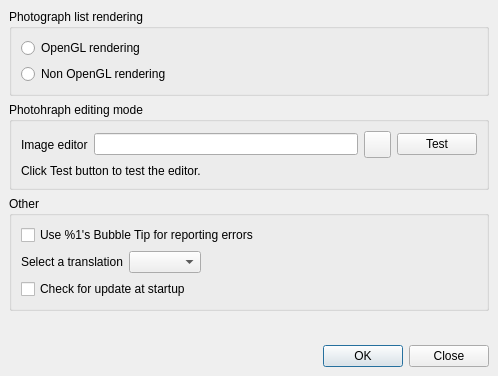
<ui version="4.0" >
 <class>Configuration</class>
 <widget class="QDialog" name="Configuration" >
  <property name="geometry" >
   <rect>
    <x>0</x>
    <y>0</y>
    <width>498</width>
    <height>376</height>
   </rect>
  </property>
  <property name="windowTitle" >
   <string>Configuration</string>
  </property>
  <layout class="QGridLayout" >
   <property name="margin" >
    <number>9</number>
   </property>
   <property name="spacing" >
    <number>6</number>
   </property>
   <item row="0" column="0" >
    <widget class="QGroupBox" name="groupBox" >
     <property name="title" >
      <string>Photograph list rendering</string>
     </property>
     <layout class="QGridLayout" >
      <property name="margin" >
       <number>9</number>
      </property>
      <property name="spacing" >
       <number>6</number>
      </property>
      <item row="0" column="0" >
       <widget class="QRadioButton" name="glRadio" >
        <property name="text" >
         <string>OpenGL rendering</string>
        </property>
       </widget>
      </item>
      <item row="1" column="0" >
       <widget class="QRadioButton" name="nonGlRadio" >
        <property name="text" >
         <string>Non OpenGL rendering</string>
        </property>
       </widget>
      </item>
     </layout>
    </widget>
   </item>
   <item row="1" column="0" >
    <widget class="QGroupBox" name="groupBox_2" >
     <property name="title" >
      <string>Photohraph editing mode</string>
     </property>
     <layout class="QGridLayout" >
      <property name="margin" >
       <number>9</number>
      </property>
      <property name="spacing" >
       <number>6</number>
      </property>
      <item row="0" column="3" >
       <widget class="QPushButton" name="testButton" >
        <property name="text" >
         <string>Test</string>
        </property>
       </widget>
      </item>
      <item row="0" column="2" >
       <widget class="QPushButton" name="browseButton" >
        <property name="minimumSize" >
         <size>
          <width>27</width>
          <height>27</height>
         </size>
        </property>
        <property name="maximumSize" >
         <size>
          <width>27</width>
          <height>27</height>
         </size>
        </property>
        <property name="text" >
         <string/>
        </property>
        <property name="icon" >
         <iconset resource="../images.qrc" >:/images/findimageeditor.png</iconset>
        </property>
        <property name="iconSize" >
         <size>
          <width>16</width>
          <height>16</height>
         </size>
        </property>
       </widget>
      </item>
      <item row="0" column="0" >
       <widget class="QLabel" name="label" >
        <property name="text" >
         <string>Image editor</string>
        </property>
        <property name="buddy" >
         <cstring>imageEditorEdit</cstring>
        </property>
       </widget>
      </item>
      <item row="1" column="0" colspan="4" >
       <widget class="QLabel" name="testLabel" >
        <property name="text" >
         <string>Click Test button to test the editor.</string>
        </property>
       </widget>
      </item>
      <item row="0" column="1" >
       <widget class="GWidgets::LineEdit" name="imageEditorEdit" >
        <property name="toolTip" >
         <string>File path to the image editor.</string>
        </property>
        <property name="whatsThis" >
         <string>&lt;html>&lt;head>&lt;meta name="qrichtext" content="1" />&lt;style type="text/css">
p, li { white-space: pre-wrap; }
&lt;/style>&lt;/head>&lt;body style=" font-family:'Sans Serif'; font-size:9pt; font-weight:400; font-style:normal; text-decoration:none;">
&lt;p style=" margin-top:0px; margin-bottom:0px; margin-left:0px; margin-right:0px; -qt-block-indent:0; text-indent:0px;">Here you specify the file editor executable with it's path. If left blank, &lt;span style=" text-decoration: underline;">no&lt;/span> editor will be used!&lt;/p>&lt;/body>&lt;/html></string>
        </property>
       </widget>
      </item>
     </layout>
    </widget>
   </item>
   <item row="5" column="0" >
    <widget class="QDialogButtonBox" name="buttonBox" >
     <property name="orientation" >
      <enum>Qt::Horizontal</enum>
     </property>
     <property name="standardButtons" >
      <set>QDialogButtonBox::Close|QDialogButtonBox::NoButton|QDialogButtonBox::Ok</set>
     </property>
    </widget>
   </item>
   <item row="4" column="0" >
    <spacer>
     <property name="orientation" >
      <enum>Qt::Vertical</enum>
     </property>
     <property name="sizeHint" >
      <size>
       <width>20</width>
       <height>40</height>
      </size>
     </property>
    </spacer>
   </item>
   <item row="3" column="0" >
    <widget class="QGroupBox" name="groupBox_3" >
     <property name="title" >
      <string>Other</string>
     </property>
     <layout class="QGridLayout" >
      <property name="margin" >
       <number>9</number>
      </property>
      <property name="spacing" >
       <number>6</number>
      </property>
      <item row="1" column="2" >
       <spacer>
        <property name="orientation" >
         <enum>Qt::Horizontal</enum>
        </property>
        <property name="sizeHint" >
         <size>
          <width>40</width>
          <height>20</height>
         </size>
        </property>
       </spacer>
      </item>
      <item row="1" column="1" >
       <widget class="QComboBox" name="translationBox" />
      </item>
      <item row="1" column="0" >
       <widget class="QLabel" name="label_2" >
        <property name="text" >
         <string>Select a translation</string>
        </property>
        <property name="buddy" >
         <cstring>translationBox</cstring>
        </property>
       </widget>
      </item>
      <item row="0" column="0" colspan="3" >
       <widget class="QCheckBox" name="toolTipCheck" >
        <property name="toolTip" >
         <string>If unchecked, the system tooltip is going to be used.</string>
        </property>
        <property name="whatsThis" >
         <string>If unchecked, the system tooltip is going to be used.</string>
        </property>
        <property name="text" >
         <string>Use %1's Bubble Tip for reporting errors</string>
        </property>
       </widget>
      </item>
      <item row="2" column="0" colspan="3" >
       <widget class="QCheckBox" name="updateBox" >
        <property name="text" >
         <string>Check for update at startup</string>
        </property>
       </widget>
      </item>
     </layout>
    </widget>
   </item>
  </layout>
 </widget>
 <customwidgets>
  <customwidget>
   <class>GWidgets::LineEdit</class>
   <extends>QLineEdit</extends>
   <header>widgets/lineedit.h</header>
  </customwidget>
 </customwidgets>
 <tabstops>
  <tabstop>glRadio</tabstop>
  <tabstop>nonGlRadio</tabstop>
  <tabstop>imageEditorEdit</tabstop>
  <tabstop>browseButton</tabstop>
  <tabstop>testButton</tabstop>
  <tabstop>toolTipCheck</tabstop>
  <tabstop>translationBox</tabstop>
  <tabstop>buttonBox</tabstop>
 </tabstops>
 <resources>
  <include location="../images.qrc" />
 </resources>
 <connections>
  <connection>
   <sender>buttonBox</sender>
   <signal>accepted()</signal>
   <receiver>Configuration</receiver>
   <slot>accept()</slot>
   <hints>
    <hint type="sourcelabel" >
     <x>257</x>
     <y>366</y>
    </hint>
    <hint type="destinationlabel" >
     <x>157</x>
     <y>274</y>
    </hint>
   </hints>
  </connection>
  <connection>
   <sender>buttonBox</sender>
   <signal>rejected()</signal>
   <receiver>Configuration</receiver>
   <slot>reject()</slot>
   <hints>
    <hint type="sourcelabel" >
     <x>325</x>
     <y>366</y>
    </hint>
    <hint type="destinationlabel" >
     <x>286</x>
     <y>274</y>
    </hint>
   </hints>
  </connection>
 </connections>
</ui>
